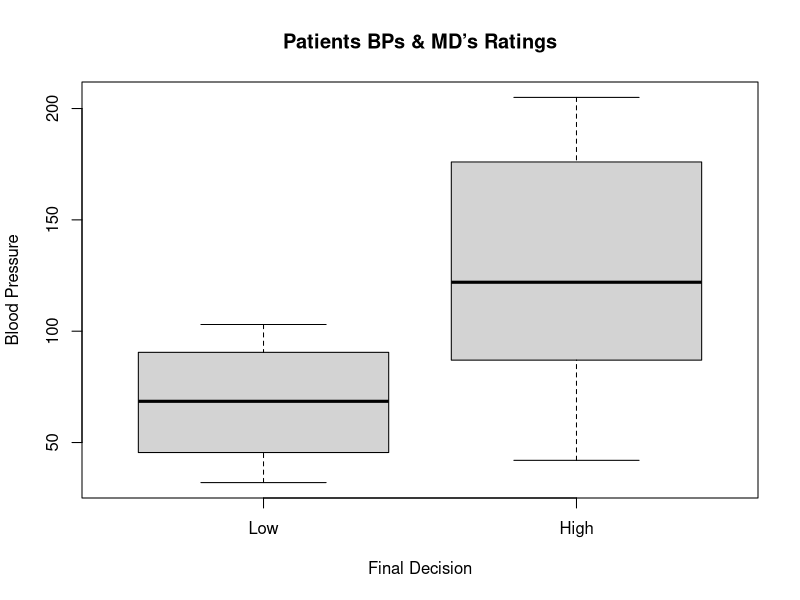
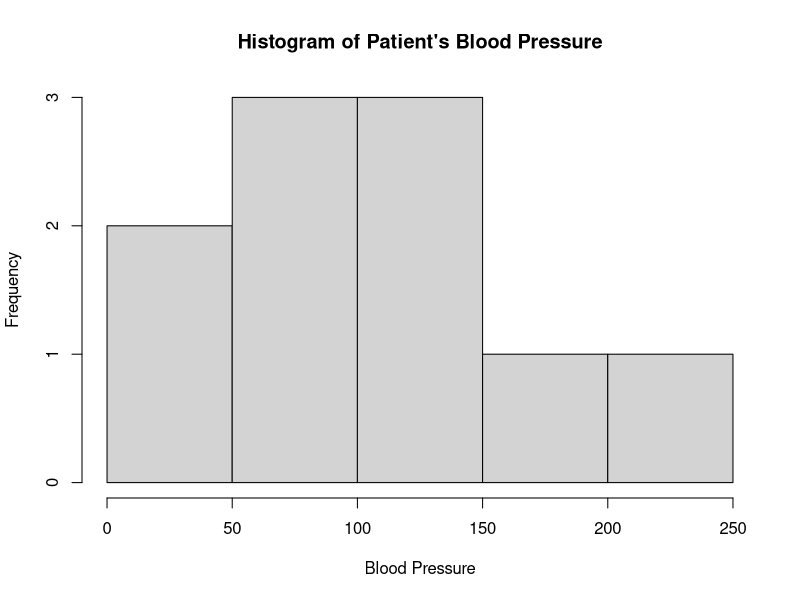

These figures' R source, in order:

#Assignment 4

Freq <- c(0.6, 0.3, 0.4, 0.4, 0.2, 0.6, 0.3, 0.4, 0.9, 0.2)
bloodp <- c(103, 87, 32, 42, 59, 109, 78, 205, 135, 176)
first <- c(1, 1, 1, 1, 0, 0, 0, 0, NA, 1)
second <- c(0, 0, 1, 1, 0, 0, 1, 1, 1, 1)
finaldecision <- c(0, 1, 0, 1, 0, 1, 0, 1, 1, 1)


boxplot(bloodp ~ finaldecision, 
        main = "Patients BPs & MD’s Ratings",
        names = c("Low","High"),
        xlab = "Final Decision",
        ylab = "Blood Pressure")

hist(bloodp,
     main = "Histogram of Patient's Blood Pressure",
     xlab = "Blood Pressure")
